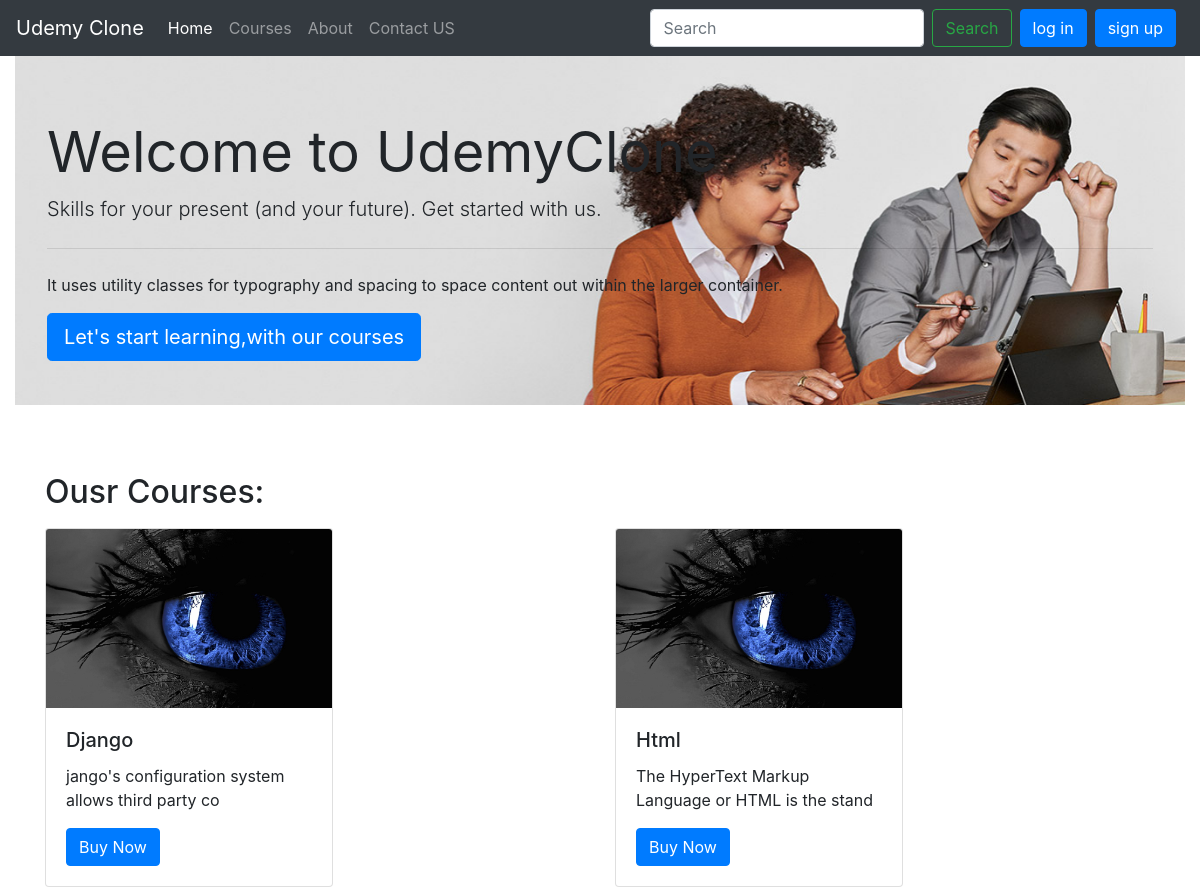
The page / on the database its author committed.
### course/models.py (models this page shows, shortened)
class Course(models.Model):
    sno = models.AutoField(primary_key=True)
    title = models.CharField(max_length=50, default="")
    price = models.FloatField( )
    desc = models.CharField(max_length=50, default="")
    author= models.CharField(max_length=50, default="")
    content = models.TextField(default="")
    image = models.ImageField()

### udemy/views.py (the view)
# urls.py: path('', views.home, name='home'),
def home(request):
    courses = Course.objects.all()
    n= len(courses)
    nSlides= n//4 + ceil((n/4) + (n//4))
    context = {"courses": courses, 'range':range(0,nSlides)}
    return render(request, 'home/home.html', context)

### templates/home/home.html (shortened to what this page needs)
{% extends 'base.html' %} {% block title %} Home {% endblock title %}
{% block body %}
{% load static %}
<div class="container-fluid mx-0">
  <div id="carouselExampleSlidesOnly" class="carousel slide w-100" data-ride="carousel">
    <div class="carousel-inner">
      <div class="carousel-item  active">
          <img src="{% static 'img/bg2.jpg' %}" class="d-block w-100 mx-0 " alt="...">
      </div>
    </div>
  </div>
<div class="jumbotron bg-transparent" style="  margin-top: -350px; position: relative;">
    <h1 class="display-4 w-100"><b>Welcome to UdemyClone</b></h1>
    <p class="lead">Skills for your present (and your future). Get started with us.</p>
    <hr class="my-4">
    <p>It uses utility classes for typography and spacing to space content out within the larger container.</p>
    <p class="lead">
      <a class="btn btn-primary btn-lg" href="{% url 'course' %}" role="button">Let's start learning,with our courses</a>
    </p>
  </div>
</div>
<div class="container">
    <h2 class="my-3">Ousr Courses:</h2>
    <div class="row">
        {% for course in courses  %}
        <div class="col">
            <div class="card" style="width: 18rem;">
                <img src="{{ course.image.url }}" class="card-img-top" alt="...">
                <div class="card-body">
                  <h5 class="card-title">{{course.title}}</h5>
                  <p class="card-text">{{course.desc}}</p>
                  <a href="{% url 'coursehome' slug=course.sno %}" class="btn btn-primary">Buy Now</a>
                </div>
              </div>
        </div>
        {% endfor %}
    </div>
</div>
{% endblock body %}

### rows shown on the page
Course: image (picture), title "Django", desc "jango's configuration system allows third party co"
Course: image (picture), title "Html", desc "The HyperText Markup Language or HTML is the stand"
